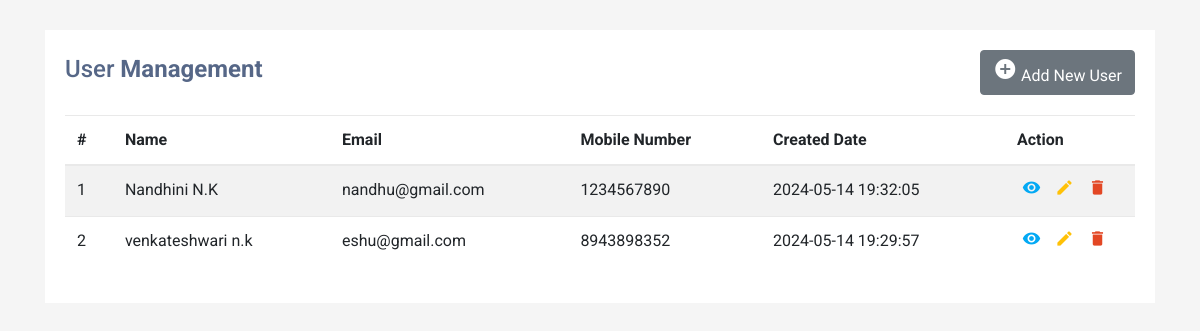
The page / on the database its author committed.
### tables this page shows
CREATE TABLE `tblusers` (
  `ID` int(10) NOT NULL,
  `FirstName` varchar(200) DEFAULT NULL,
  `LastName` varchar(200) DEFAULT NULL,
  `MobileNumber` bigint(10) DEFAULT NULL,
  `Email` varchar(200) DEFAULT NULL,
  `Address` mediumtext DEFAULT NULL,
  `ProfilePic` varchar(200) DEFAULT NULL,
  `CreationDate` timestamp NOT NULL DEFAULT current_timestamp() ON UPDATE current_timestamp()
);

### index.php (the view, shortened to what this page needs)
<?php
include('dbconnection.php');
?>
<!DOCTYPE html>
<html lang="en">
<head>
<link rel="stylesheet" href="https://stackpath.bootstrapcdn.com/bootstrap/4.5.0/css/bootstrap.min.css">
<link rel="stylesheet" href="https://maxcdn.bootstrapcdn.com/font-awesome/4.7.0/css/font-awesome.min.css">
</head>
<body>
<div class="container-xl">
    <div class="table-responsive">
        <div class="table-wrapper">
            <div class="table-title">
                <div class="row">
                    <div class="col-sm-5">
                        <h2>User <b>Management</b></h2>
                    </div>
                       <div class="col-sm-7" align="right">
                        <a href="insert.php" class="btn btn-secondary"><i class="material-icons">&#xE147;</i> <span>Add New User</span></a>
                    </div>
                </div>
            </div>
            <table class="table table-striped table-hover">
                <thead>
                    <tr>
                        <th>#</th>
                        <th>Name</th>
                        <th>Email</th>
                        <th>Mobile Number</th>
                        <th>Created Date</th>
                        <th>Action</th>
                    </tr>
                </thead>
                <tbody>
                     <?php
$ret=mysqli_query($con,"select * from tblusers");
$cnt=1;
$row=mysqli_num_rows($ret);
if($row>0){
while ($row=mysqli_fetch_array($ret)) {
?>
                    <tr>
                        <td><?php echo $cnt;?></td>
                        <td><?php  echo $row['FirstName'];?> <?php  echo $row['LastName'];?></td>
                        <td><?php  echo $row['Email'];?></td>
                        <td><?php  echo $row['MobileNumber'];?></td>
                        <td> <?php  echo $row['CreationDate'];?></td>
                        <td>
  <a href="read.php?viewid=<?php echo htmlentities ($row['ID']);?>" class="view" title="View" data-toggle="tooltip"><i class="material-icons">&#xE417;</i></a>
                            <a href="edit.php?editid=<?php echo htmlentities ($row['ID']);?>" class="edit" title="Edit" data-toggle="tooltip"><i class="material-icons">&#xE254;</i></a>
                            <a href="index.php?delid=<?php echo ($row['ID']);?>&&ppic=<?php echo $row['ProfilePic'];?>" class="delete" title="Delete" data-toggle="tooltip" onclick="return confirm('Do you really want to Delete ?');"><i class="material-icons">&#xE872;</i></a>
                        </td>
                    </tr>
                    <?php
$cnt=$cnt+1;
} } else {?>
<tr>
    <th style="text-align:center; color:red;" colspan="6">No Record Found</th>
</tr>
<?php } ?>
                </tbody>
            </table>
        </div>
    </div>
</div>
</body>
</html>

### index.php (style rules this page uses)
body { color: #566787; background: #f5f5f5; font-family: 'Roboto', sans-serif; }
.table-responsive { margin: 30px 0; }
.table-wrapper { min-width: 1000px; background: #fff; padding: 20px; box-shadow: 0 1px 1px rgba(0,0,0,.05); }
.table-title { font-size: 15px; padding-bottom: 10px; margin: 0 0 10px; min-height: 45px; }
.table-title h2 { margin: 5px 0 0; font-size: 24px; }
table.table tr th, table.table tr td { border-color: #e9e9e9; }
table.table td:last-child { width: 130px; }
table.table td a { color: #a0a5b1; display: inline-block; margin: 0 5px; }
table.table td a.view { color: #03A9F4; }
table.table td a.edit { color: #FFC107; }
table.table td a.delete { color: #E34724; }
table.table td i { font-size: 19px; }

### rows shown on the page
tblusers: FirstName "Nandhini", LastName "N.K", Email "nandhu@gmail.com", MobileNumber "1234567890", CreationDate "2024-05-14 19:32:05"
tblusers: FirstName "venkateshwari", LastName "n.k", Email "eshu@gmail.com", MobileNumber "8943898352", CreationDate "2024-05-14 19:29:57"
